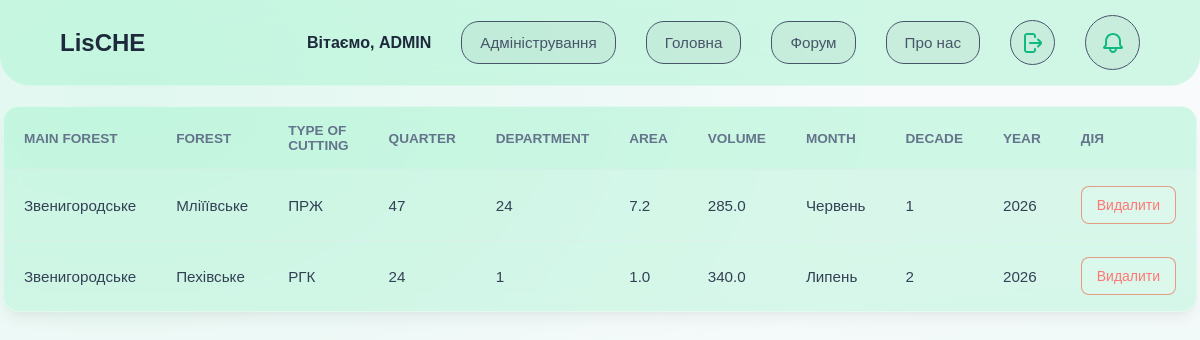
Page /favorite (signed in) on the committed database.
### DB.py (models this page shows, shortened)
class User(UserMixin, db.Model):
    id = db.Column(db.Integer, primary_key=True)
    isAdmin = db.Column(db.Boolean, default=False)
    username = db.Column(db.String(150), unique=True, nullable=False)
    gmail = db.Column(db.String(150), unique=True, nullable=False)
    password_hash = db.Column(db.String(256), nullable=False)

class Forest(db.Model):
    id = db.Column(db.Integer, primary_key=True)
    mainForest = db.Column(db.String(100), nullable=False)
    forest = db.Column(db.String(100), nullable=False)
    typeCutting = db.Column(db.String(100), nullable=False)
    quarter = db.Column(db.String(100), nullable=False)
    department = db.Column(db.String(100), nullable=False)
    area = db.Column(db.Float, nullable=False)
    volumeForestManagement = db.Column(db.Float, nullable=False)
    month = db.Column(db.String(50), nullable=False)
    decade = db.Column(db.String(50), nullable=False)
    year = db.Column(db.Integer, nullable=False)

### app.py (the view)
@app.route('/favorite')
@login_required
def favorite():
    user_favorites = Favorite.query.filter_by(userID=current_user.id).all()
    forest_ids = [fav.forestID for fav in user_favorites]
    favorite_forests = Forest.query.filter(Forest.id.in_(forest_ids)).all()
    commitDb = Comits.query.order_by(Comits.date.desc()).limit(5).all()
    return render_template('favorite.html', forests=favorite_forests, comits=commitDb)

### app.py (called while the page is built)
@login_manager.user_loader
def load_user(user_id):
    return User.query.get(int(user_id))

### templates/favorite.html (shortened to what this page needs)
<!DOCTYPE html>
<html lang="en">
<head>
    <link rel="stylesheet" href="{{ url_for('static', filename='styles/user-favorite-style.css') }}">
    <link rel="stylesheet" href="{{ url_for('static', filename='styles/forum-style.css') }}">
    <link rel="stylesheet" href="{{ url_for('static', filename='styles/commit.css') }}">
    <link rel="stylesheet" href="{{ url_for('static', filename='styles/btn-style.css') }}">
</head>
<body>
    <header>
        <h1>LisCHE</h1>
        <div class="header-btn">
            {% if current_user.is_authenticated %}
                <span class="welcome-text">Вітаємо, {{ current_user.username }}</span>
                {% if current_user.isAdmin %}
                    <a href="{{ url_for('admin') }}"><button>Адміністрування</button></a>
                {% endif %}
                <a href="{{ url_for('main') }}"><button>Головна</button></a>
                <a href="{{ url_for('forum') }}"><button>Форум</button></a>
                <a href="{{ url_for('about_us') }}"><button>Про нас</button></a>
                <a href="{{ url_for('logout') }}" class="logout-btn">
                </a>
                <button id="open-commit" class="logout-btn" style="width: 55px; height: 55px;">
                </button>
            {% else %}
                <a href="{{ url_for('login') }}"><button>Увійти</button></a>
                <a href="{{ url_for('register') }}"><button>Зареєструватись</button></a>
            {% endif %}
        </div>
    </header>
    <main>
        <table cellpadding="5" cellspacing="0">
            <thead>
                <tr>
                    <th>Main Forest</th>
                    <th>Forest</th>
                    <th>Type of Cutting</th>
                    <th>Quarter</th>
                    <th>Department</th>
                    <th>Area</th>
                    <th>Volume</th>
                    <th>Month</th>
                    <th>Decade</th>
                    <th>Year</th>
                    <th>Дія</th> </tr>
            </thead>
            <tbody>
                {% for forest in forests %}
                    <tr id="row-{{ forest.id }}">
                        <td>{{ forest.mainForest }}</td>
                        <td>{{ forest.forest }}</td>
                        <td>{{ forest.typeCutting }}</td>
                        <td>{{ forest.quarter }}</td>
                        <td>{{ forest.department }}</td>
                        <td>{{ forest.area }}</td>
                        <td>{{ forest.volumeForestManagement }}</td>
                        <td>{{ forest.month }}</td>
                        <td>{{ forest.decade }}</td>
                        <td>{{ forest.year }}</td>
                        <td>
                            <button class="action-btn delete-btn" onclick="removeFavorite({{ forest.id }}, this)">Видалити</button>
                        </td>
                    </tr>
                {% endfor %}
            </tbody>
        </table>
    </main>
</body>
</html>

### static/styles/user-favorite-style.css (style rules this page uses)
body { font-family: 'Nunito Sans', sans-serif; margin: 0; color: #334155; background-color: #f8fafc; background-image: radial-gradient(at 10% 10%, rgba(167, 243, 208, 0.3) 0px, transparent 50%), radial-gradient(at 90% 90%, rgba(167, 243, 208, 0.3) 0px, transparent 50%); background-attachment: fixed; min-height: 100vh; }
a { text-decoration: none; }
header { display: flex; justify-content: space-between; align-items: center; padding: 15px 40px; background: rgba(167, 243, 208, 0.5); backdrop-filter: blur(12px); -webkit-backdrop-filter: blur(12px); border-bottom: 1px solid rgba(255, 255, 255, 0.3); border-radius: 0px 0px 30px 30px; position: sticky; top: 0; z-index: 100; }
header h1 { font-size: 1.5rem; margin: 0; color: #1e293b; display: flex; align-items: center; gap: 10px; }
.header-btn { display: flex; align-items: center; gap: 30px; }
.header-btn button:not(.logout-btn) { text-decoration: none; background: rgba(0, 0, 0, 0.04); border: solid; border-width: 1px; cursor: pointer; padding: 12px 18px; font-family: inherit; font-size: 0.95rem; color: #475569; border-radius: 18px; transition: all 0.2s ease; display: flex; align-items: center; justify-content: center; }
.header-btn button { fill: currentColor; }
.header-btn .welcome-text { color: #1e293b; font-weight: 600; }
main { padding: 40px; display: flex; justify-content: center; }
table { width: 100%; max-width: 1200px; border-collapse: separate; border-spacing: 0; background: rgba(167, 243, 208, 0.4); backdrop-filter: blur(8px); -webkit-backdrop-filter: blur(8px); border-radius: 16px; overflow: hidden; border: 1px solid rgba(255, 255, 255, 0.3); box-shadow: 0 10px 15px -3px rgba(0, 0, 0, 0.05), 0 4px 6px -2px rgba(0, 0, 0, 0.03); }
thead th { font-size: 0.85rem; text-transform: uppercase; font-weight: 600; color: #64748b; text-align: left; padding: 16px 20px; background-color: rgba(167, 243, 208, 0.2); border-bottom: 1px solid rgba(226, 232, 240, 0.6); }
tbody td { padding: 16px 20px; border-bottom: 1px solid rgba(226, 232, 240, 0.4); font-size: 0.95rem; }
tbody tr:last-child td { border-bottom: none; }

### static/styles/forum-style.css (style rules this page uses)
header { width: 100%; display: flex; justify-content: space-between; align-items: center; padding-inline: 60px; box-sizing: border-box; }
main { display: flex; flex-direction: column; align-items: center; gap: 20px; padding-top: 20px; }

### static/styles/btn-style.css (style rules this page uses)
.action-btn { width: 100%; padding: 10px 15px; border-radius: 8px; border: 1px solid rgba(255, 255, 255, 0.3); background: rgba(255, 255, 255, 0.1); color: white; cursor: pointer; transition: all 0.3s ease; font-family: inherit; font-size: 14px; }
.delete-btn { border-color: rgba(232, 65, 24, 0.5); color: #ff7675; }
.logout-btn { width: 43px; height: 43px; text-decoration: none; background: rgba(0, 0, 0, 0.04); border: solid; border-width: 1px; cursor: pointer; font-family: inherit; font-size: 0.95rem; color: #475569; border-radius: 50%; transition: all 0.2s ease; display: flex; align-items: center; justify-content: center; }

### rows in the picture
User: username "ADMIN"
Forest: mainForest "Звенигородське", forest "Мліїївське", typeCutting "ПРЖ", quarter "47", department "24", area "7.2", volumeForestManagement "285.0", month "Червень", decade "1", year "2026"
Forest: mainForest "Звенигородське", forest "Пехівське", typeCutting "РГК", quarter "24", department "1", area "1.0", volumeForestManagement "340.0", month "Липень", decade "2", year "2026"
